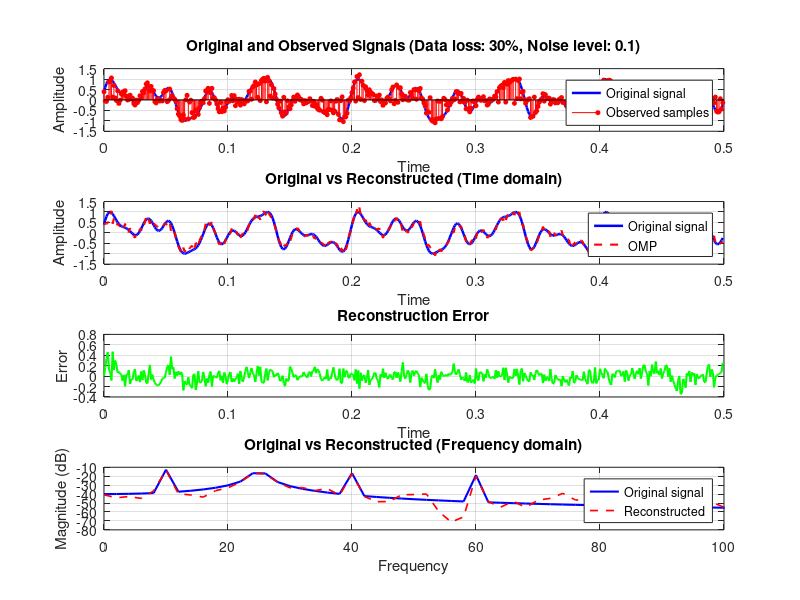

Write the MATLAB code that produced this figure.
%% OMP_example
clear; clc; close all;
rng(42);

%% Parameters
N = 500;               % signal length
Fs = 1000;             % sampling frequency
T = N/Fs;              % signal duration
t = (0:N-1)/Fs;        % time vector

sparsity_level = 8;    % estimated sparsity
loss_percentage = 0.3; % 30% data loss
noise_level = 0.1;     % noise level

%% Signal Generation
% frequency components
freqs = [10, 25, 40, 60];
amps = [1.0, 0.8, 0.6, 0.4];

x_original = zeros(1, N);
for i = 1:length(freqs)
    x_original = x_original + amps(i) * sin(2*pi*freqs(i)*t);
    if mod(i, 2) == 0
        x_original = x_original + 0.7*amps(i) * cos(2*pi*freqs(i)*t);
    end
end

% normalization
x_original = x_original / max(abs(x_original));
x_original = x_original(:);

%% Data Loss and Noise
mask = rand(N, 1) > loss_percentage;
x_observed = x_original .* mask + noise_level*randn(N,1);

%% Construct Observation System
obs_idx = find(mask);
M       = length(obs_idx);
y       = x_observed(obs_idx);
A = zeros(M, N);
for i = 1:M
    A(i, obs_idx(i)) = 1;
end

%% Construct DCT Sparse Basis and Sensing Matrix
Psi = dctmtx(N)';
% normalize basis vectors
for i = 1:N
    Psi(:, i) = Psi(:, i) / norm(Psi(:, i));
end

% sensing matrix
Phi = A * Psi;
% normalize columns
col_norms = sqrt(sum(Phi.^2, 1));
col_norms(col_norms < eps) = 1;
Phi = Phi ./ col_norms;

%% OMP
max_iter = 33;          % maximum iterations
residual = y;           % initial residual
index_set = [];         % support set
theta_hat = zeros(size(Psi, 2), 1);  % sparse coefficients estimate
res_history = zeros(max_iter, 1);    % residual history
selected_atoms = false(size(Psi, 2), 1); % track selected atoms

% OMP main loop
for iter = 1:max_iter
    % compute projections of residual onto sensing matrix
    projections = abs(Phi' * residual);
    projections(selected_atoms) = -inf; % exclude selected atoms
    % find index of max projection
    [max_val, new_idx] = max(projections);
    % check if atom found
    if max_val < 1e-6 || isinf(max_val)
        break;
    end
    % mark and add new atom
    selected_atoms(new_idx) = true;
    index_set = [index_set, new_idx];
    % build submatrix with selected atoms
    Phi_sub = Phi(:, selected_atoms);
    % least squares solution
    if iter == 1
        Q = Phi_sub / norm(Phi_sub);
        R = 1;
        x_ls = Q' * y;
    else
        [Q, R] = qr(Phi_sub, 0);
        x_ls = R \ (Q' * y);
    end
    % update residual
    residual = y - Phi_sub * x_ls;
    res_history(iter) = norm(residual);
    % check stopping criteria
    if norm(residual) < 1e-4 || iter >= max_iter
        break;
    end
end

% build sparse coefficient estimate
theta_hat(selected_atoms) = x_ls;

%% Reconstruct Signal
x_reconstructed = Psi * theta_hat;
x_final = x_reconstructed;
x_final(obs_idx) = x_observed(obs_idx);

%% Result Visualization
figure('Position', [100, 100, 900, 800], 'Name', 'OMP Reconstruction Results');

% Time domain
subplot(4,1,1);
plot(t, x_original, 'b', 'LineWidth', 1.8);
hold on;
stem(t, x_observed, 'r', 'Marker', 'o', 'MarkerSize', 3, 'MarkerFaceColor', 'r');
title(['Original and Observed Signals (Data loss: ', num2str(loss_percentage*100), '%, Noise level: ', num2str(noise_level), ')']);
legend('Original signal', 'Observed samples', 'Location', 'best');
xlabel('Time');
ylabel('Amplitude');
xlim([0, T]);
grid on;

subplot(4,1,2);
plot(t, x_original, 'b', 'LineWidth', 1.8);
hold on;
plot(t, x_final, 'r--', 'LineWidth', 1.5);
title('Original vs Reconstructed (Time domain)');
legend('Original signal', 'OMP', 'Location', 'best');
xlabel('Time');
ylabel('Amplitude');
xlim([0, T]);
grid on;

% Reconstruction error
subplot(4,1,3);
error_signal = x_original - x_final;
plot(t, error_signal, 'g', 'LineWidth', 1.5);
title('Reconstruction Error');
xlabel('Time');
ylabel('Error');
xlim([0, T]);
grid on;

% Frequency domain
subplot(4,1,4);
freq = linspace(0, Fs/2, floor(N/2)+1);
Y_orig = fft(x_original);
P_orig = abs(Y_orig(1:floor(N/2)+1)/N);
Y_rec = fft(x_final);
P_rec = abs(Y_rec(1:floor(N/2)+1)/N);

plot(freq, 20*log10(P_orig), 'b', 'LineWidth', 1.5);
hold on;
plot(freq, 20*log10(P_rec), 'r--', 'LineWidth', 1.2);
title('Original vs Reconstructed (Frequency domain)');
xlabel('Frequency');
ylabel('Magnitude (dB)');
legend('Original signal', 'Reconstructed', 'Location', 'best');
xlim([0, 100]);
grid on;

%% Compute Reconstruction Metrics
% final error
error_final = x_original - x_final;
rel_error_final = norm(error_final) / norm(x_original);

fprintf('===== Reconstruction Result Statistics =====\n');
fprintf('Signal length: %d\n', N);
fprintf('Sampling frequency: %d Hz\n', Fs);
fprintf('Data loss percentage: %.1f%%\n', loss_percentage*100);
fprintf('Number of observations: %d (%.1f%%)\n', M, (M/N)*100);
fprintf('Sparse basis: DCT\n');
fprintf('Estimated sparsity: %d\n', sparsity_level);
fprintf('OMP iterations: %d\n', iter);
fprintf('Relative reconstruction error: %.4f\n', rel_error_final);